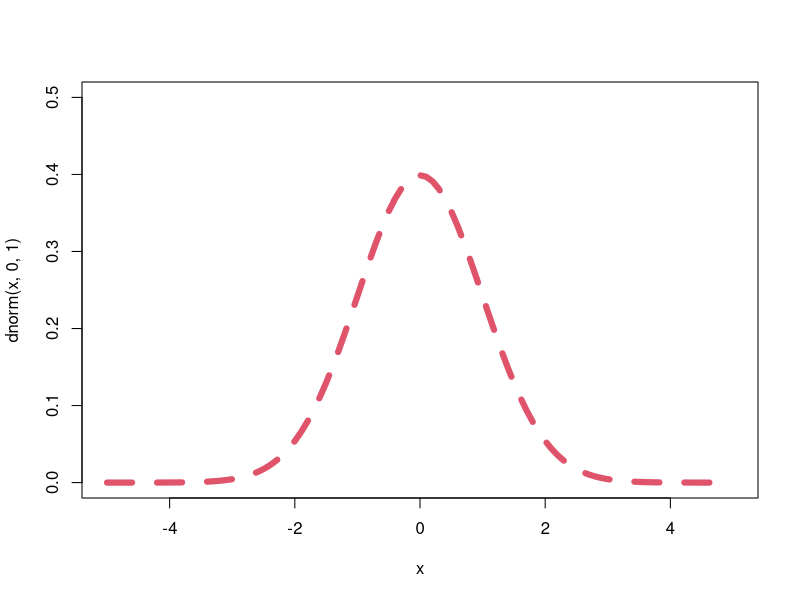
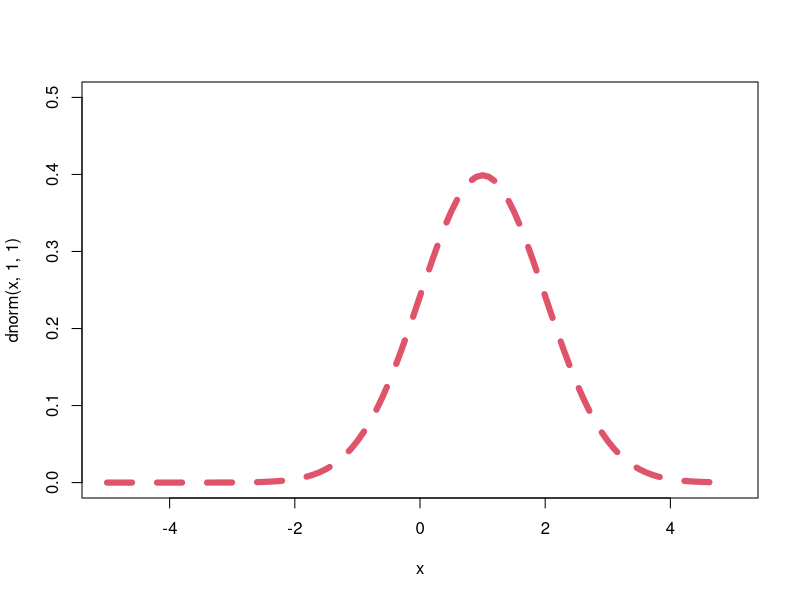
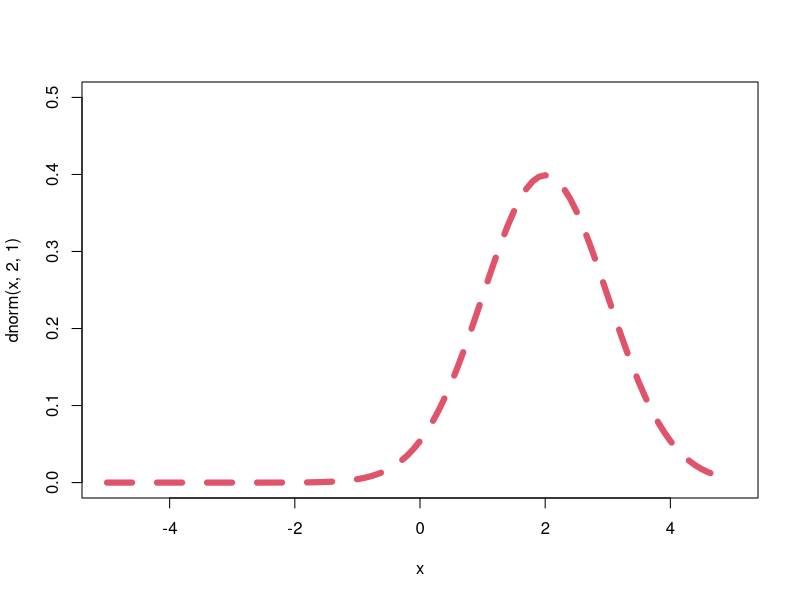
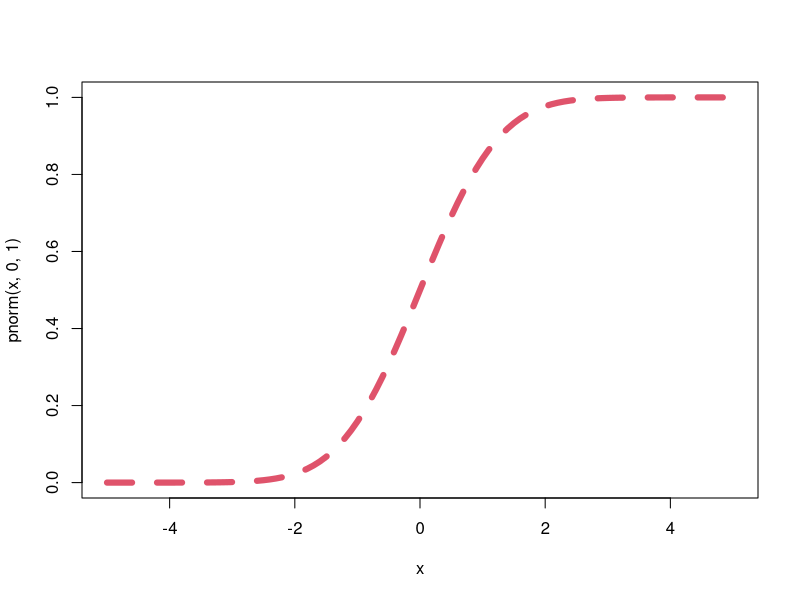
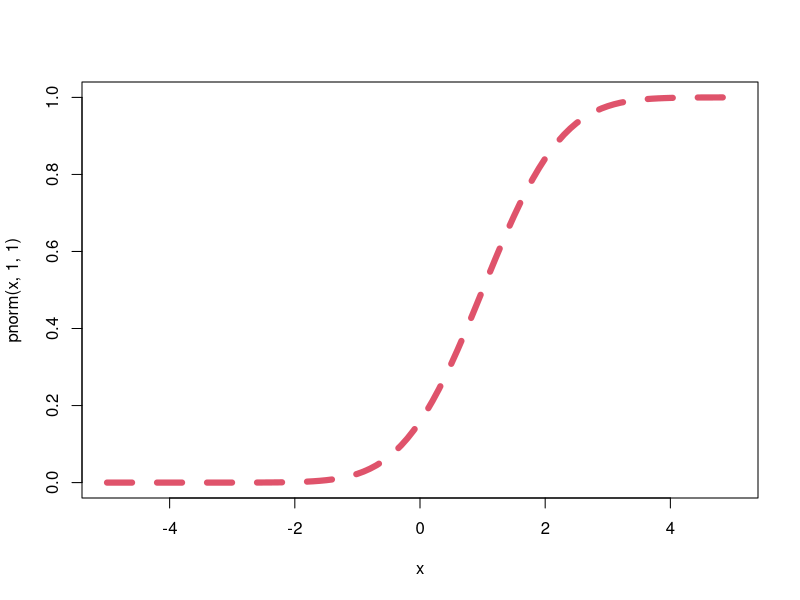
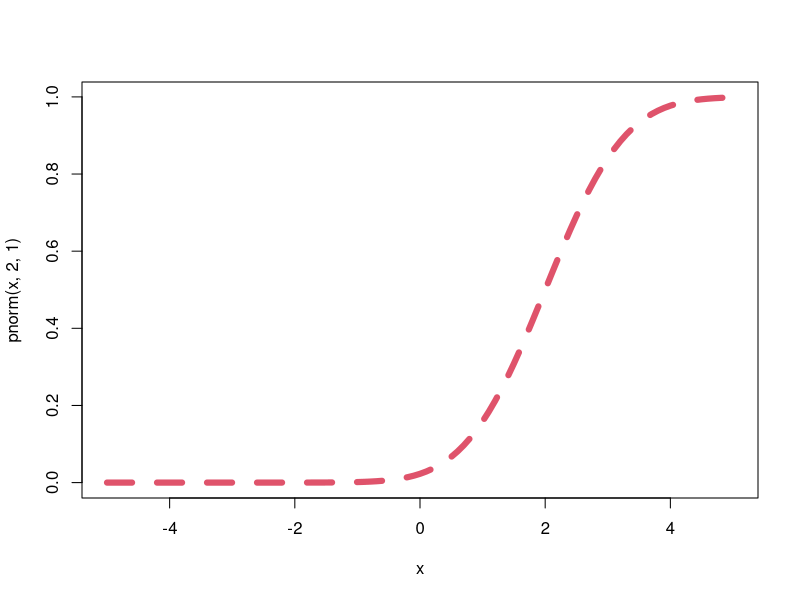
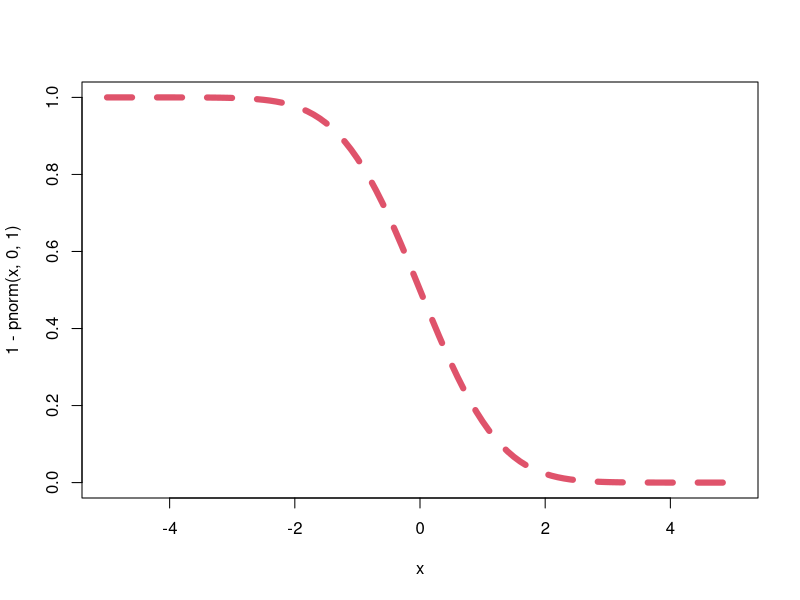
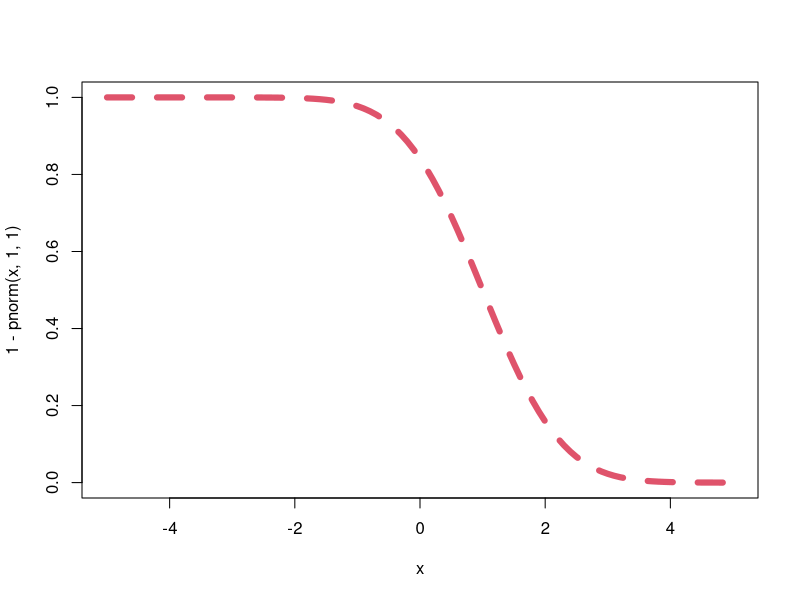

Source code (R) for these figures, in order:
###########################################
###       STATYSTYKA MATEMATYCZNA       ###
###           LABORATORIUM 1            ###
###########################################


# Cel: wybrane rozkłady prawdopodobieństwa --------------------------------

# nrom - rozkład normalny
# chisq - rozkład chi-kwadrat
# gamma - rozkład gamma
# exp - rozkład wykładniczy
# f - rozkład F-Snedecora

# d - gęstość f(x) lub rozkład prawdopodobieństwa P(X=x)
# p - dystrybuanta F(x) = P(X<=x)
# q - funkcja kwantylowa F^{1}(p)
# r - generowanie liczb pseudolosowych


# Zadanie 1 ---------------------------------------------------------------

# a) N(0, 1), N(1, 1), N(2, 1)

# gęstość

?curve
# curve can plot also an expression in the variable x

curve(dnorm(x, 0, 1), xlim = c(-5, 5), ylim = c(0, 0.5), col = 2, lwd = 6, lty = 2)
curve(dnorm(x, 1, 1), xlim = c(-5, 5), ylim = c(0, 0.5), col = 2, lwd = 6, lty = 2)
curve(dnorm(x, 2, 1), xlim = c(-5, 5), ylim = c(0, 0.5), col = 2, lwd = 6, lty = 2)

# dystrybuanta

curve(pnorm(x, 0, 1), xlim = c(-5, 5), col = 2, lwd = 6, lty = 2)
curve(pnorm(x, 1, 1), xlim = c(-5, 5), col = 2, lwd = 6, lty = 2)
curve(pnorm(x, 2, 1), xlim = c(-5, 5), col = 2, lwd = 6, lty = 2)

# funkcja przeżycia 

curve(1 - pnorm(x, 0, 1), xlim = c(-5, 5), col = 2, lwd = 6, lty = 2)
curve(1 - pnorm(x, 1, 1), xlim = c(-5, 5), col = 2, lwd = 6, lty = 2)
curve(1 - pnorm(x, 2, 1), xlim = c(-5, 5), col = 2, lwd = 6, lty = 2)

# b) N(0, 1), N(0, 0.5), N(0, 2)

# gęstość

curve(dnorm(x, 0, 1), xlim = c(-5, 5), ylim = c(0, 1), col = 2, lwd = 6, lty = 2)
curve(dnorm(x, 0, 0.5), xlim = c(-5, 5), ylim = c(0, 1), col = 2, lwd = 6, lty = 2)
curve(dnorm(x, 0, 2), xlim = c(-5, 5), ylim = c(0, 1), col = 2, lwd = 6, lty = 2)

# dystrybuanta

curve(pnorm(x, 0, 1), xlim = c(-5, 5), col = 2, lwd = 6, lty = 2)
curve(pnorm(x, 0, 0.5), xlim = c(-5, 5), col = 2, lwd = 6, lty = 2)
curve(pnorm(x, 0, 2), xlim = c(-5, 5), col = 2, lwd = 6, lty = 2)

# funkcja przeżycia

curve(1 - pnorm(x, 0, 1), xlim = c(-5, 5), col = 2, lwd = 6, lty = 2)
curve(1 - pnorm(x, 0, 0.5), xlim = c(-5, 5), col = 2, lwd = 6, lty = 2)
curve(1 - pnorm(x, 0, 2), xlim = c(-5, 5), col = 2, lwd = 6, lty = 2)

# Zadanie 2 ---------------------------------------------------------------

# Sprawdzenie reguły 3-sigm
cat("1 sigma: ", pnorm(1) - pnorm(-1), "\n")
cat("2 sigma: ", pnorm(2) - pnorm(-2), "\n")
cat("3 sigma: ", pnorm(3) - pnorm(-3), "\n")

# Graficzna ilustracja reguły 3-sigm
curve(dnorm(x, 0, 1), xlim = c(-4, 4), ylim = c(0,0.5), col = 2, lwd = 6, lty = 2, ylab = "Density", xlab = "x", main = "3-Sigma Rule", yaxs = 'i')
abline(v = c(-1, 1), col = "orange", lwd = 4, lty = 2)
abline(v = c(-2, 2), col = "purple", lwd = 4, lty = 2)
abline(v = c(-3, 3), col = "blue", lwd = 4, lty = 2)
legend("topright", legend = c("1 sigma", "2 sigma", "3 sigma"), col = c("blue", "green", "red"), lty = 2)



# Zadanie 3 ---------------------------------------------------------------

# a)


 
# b)
 
# c)
 
# d)
 

# Zadanie 4 ---------------------------------------------------------------

# a)
 
# b)
 
# c)
?qt
# d)
 
# e)
?qchisq
# f)
 
# g)
?qf
# h)
 

# Zadanie 5 ---------------------------------------------------------------

?dgamma

# a)

# b)


# Zadanie 6 ---------------------------------------------------------------

?dchisq

# a)

# b)


# Zadanie 7 ---------------------------------------------------------------



# Zadanie 8 ---------------------------------------------------------------


# a)

# b)

# c)


# Zadanie 9 ---------------------------------------------------------------




# Zadanie 10 --------------------------------------------------------------




# Zadanie 11 --------------------------------------------------------------




# Zadanie 12 --------------------------------------------------------------




# Zadanie 13 --------------------------------------------------------------

# a)

# b)


# Zadanie 14 --------------------------------------------------------------

# a)

# b)

# c)

# d)


# Zadanie 15 --------------------------------------------------------------

# a)

# b)

